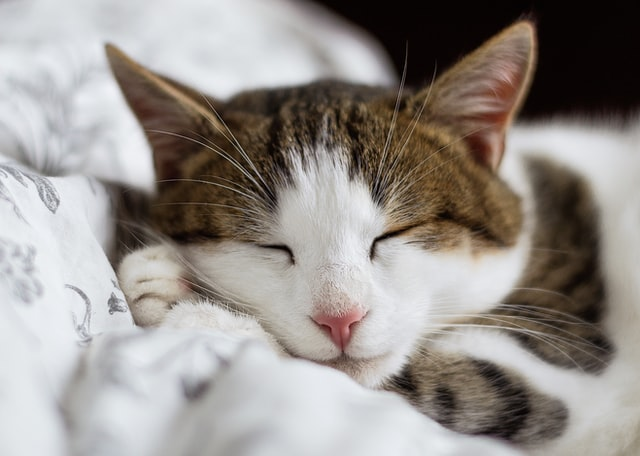
#> input picture Photos/Cat.jpeg, 640 x 456 px, found by its file name
$ python essentialFunctions.py
#> lines starting #> are read from the running program, lines starting #| are printed output that depends on the picture; after the words box and inside, x2 and y2 are one past the last pixel; in counts of white or black regions, pixels touching at a corner belong together
import cv2 as cv

img = cv.imread('/Users/nirmanpatel36/Documents/OpenCV/Photos/Cat.jpeg')
#> img is the input picture: shape (456, 640, 3); mean B, G, R 141, 145.5, 151.2
cv.imshow('Cat', img)

# 1. Converting to grayscale i.e., just displaying the intensity distribution and not the RBG values
'''Convert Color function has two params:
1. Source
2. Color Code'''
converted = cv.cvtColor(img, cv.COLOR_BGR2GRAY)    # RGB and BGR are the same
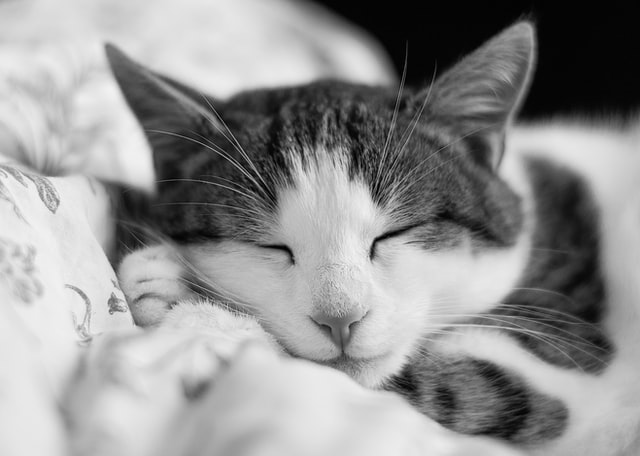
#> converted: shape (456, 640); min 1, max 244, mean 146.7
cv.imshow('Gray', converted)

# 2. Blur an Image
imgblur = cv.imread('/Users/nirmanpatel36/Documents/OpenCV/Photos/Cat2.jpeg')
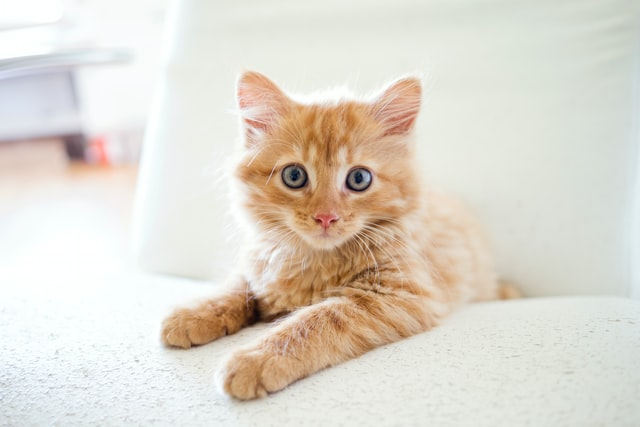
#> input picture Photos/Cat2.jpeg, 640 x 427 px, found by its file name
#> imgblur is the input picture: shape (427, 640, 3); mean B, G, R 206.5, 217.1, 223.1
cv.imshow('Other Cat', imgblur)
'''Gaussian Blur has three params:
1. Source
2. Kernel size (has to be odd)
3. Border Type'''
blur = cv.GaussianBlur(imgblur, (7,7), cv.BORDER_DEFAULT)       # increase the kernel size to increase the intensity
cv.imshow('Blur', blur)

# 3. Edge Cascade i.e., finding all the edges present in an image using the 'Canny' detector
img3 = cv.imread('/Users/nirmanpatel36/Documents/OpenCV/Photos/Sleep Cat.jpeg')
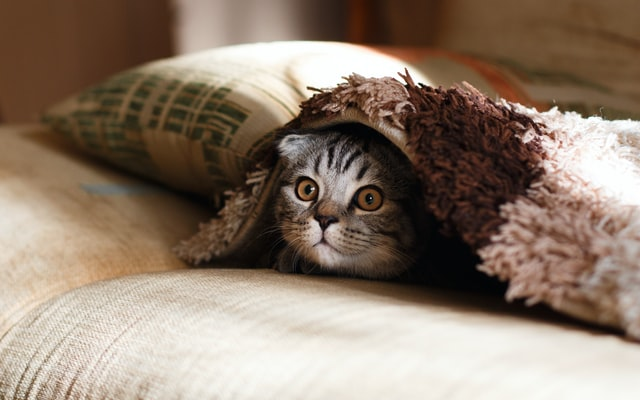
#> input picture Photos/Sleep Cat.jpeg, 640 x 400 px, found by its file name
#> img3 is the input picture: shape (400, 640, 3); mean B, G, R 108.8, 124.2, 141.9
cv.imshow('Sleepy Cat', img3)
'''Canny Function has three main params:
1. Source
2. Threshold_01
3. Threshold_02

NOTE: For more prominent results, blur an image and then cascade it'''
imgEdge = cv.Canny(img3, 125, 175)                             # replace img3 with blur to observe more clear results
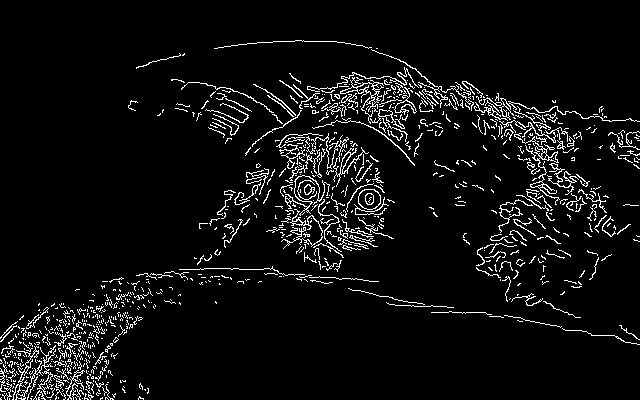
#> imgEdge: shape (400, 640); 5.9% white in thin lines or dots
cv.imshow('Cascade', imgEdge)

# 4. Dilating an image with a specific structuring element
dilated = cv.dilate(imgEdge, (3,3), iterations=1)
#> dilated: shape (400, 640); 9.7% white in thin lines or dots
cv.imshow('Dilated', dilated)

# 5. Eroding i.e., remove dilating from an image
eroded = cv.erode(dilated, (3,3), iterations=1)
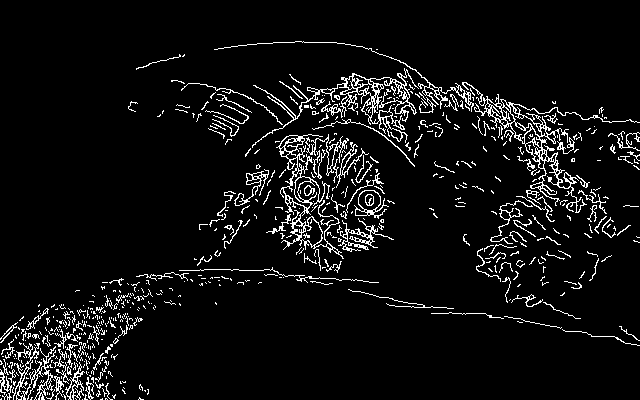
#> eroded: shape (400, 640); 6.4% white in thin lines or dots, all inside (x1, y1, x2, y2) = (0, 41, 640, 400)
cv.imshow('Eroded', eroded)

# 6. Resize
'''In the interpolation parameter, if we are downsacling the image, then INTER_AREA is used
if the image is upscaled, we prefer INTER_LINEAR or INTER_CUBIC'''
resized = cv.resize(img, (500,500), interpolation=cv.INTER_CUBIC)
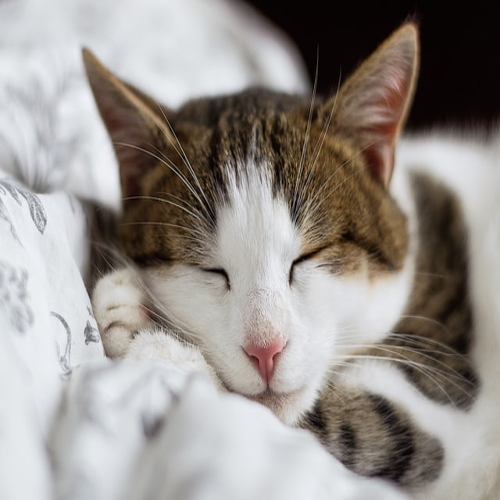
#> resized: shape (500, 500, 3); mean B, G, R 141, 145.5, 151.2
cv.imshow('Resized', resized)

# Cropping
cropped = img[200:300, 300:400]                               # selecting a specific pixel area
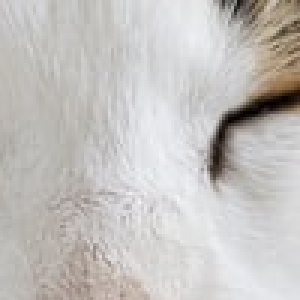
#> cropped: shape (100, 100, 3) (shown 3 times larger); mean B, G, R 190.9, 193.4, 196.2
cv.imshow('Cropped', cropped)

cv.waitKey(0)
